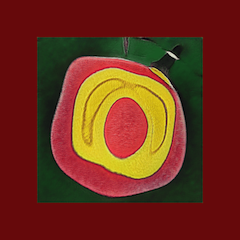
#> input picture img/targets/pic101.png, 240 x 240 px; its folder holds 4 pictures in this run
$ python resize_targets.py   (older library calls are emulated)
#> lines starting #> are read from the running program, lines starting #| are printed output that depends on the picture
# resizing python images

from PIL import Image
import os, sys
from os.path import isfile, join
from os import listdir

import glob
root_dir='./img/targets'

onlyfiles = [f for f in listdir(root_dir) if isfile(join(root_dir, f))]

p1 = Image.open(f'./img/targets/{onlyfiles[0]}')
#> p1 is the input picture: PIL image 240x240 RGBA; mean R, G, B, A 111, 46.9, 27, 255
imResize = p1.resize((480,480), Image.ANTIALIAS)
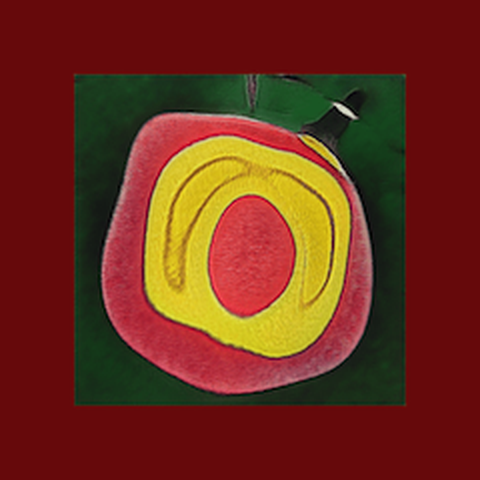
#> imResize: PIL image 480x480 RGBA; mean R, G, B, A 111, 46.9, 27, 255


for filename in onlyfiles:
    print(filename)
    im = Image.open(f'./img/targets/{filename}')
    imResize = im.resize((480,480), Image.ANTIALIAS)
    imResize.save(f'./img/targets_resized/{filename}', 'PNG', quality=95)
